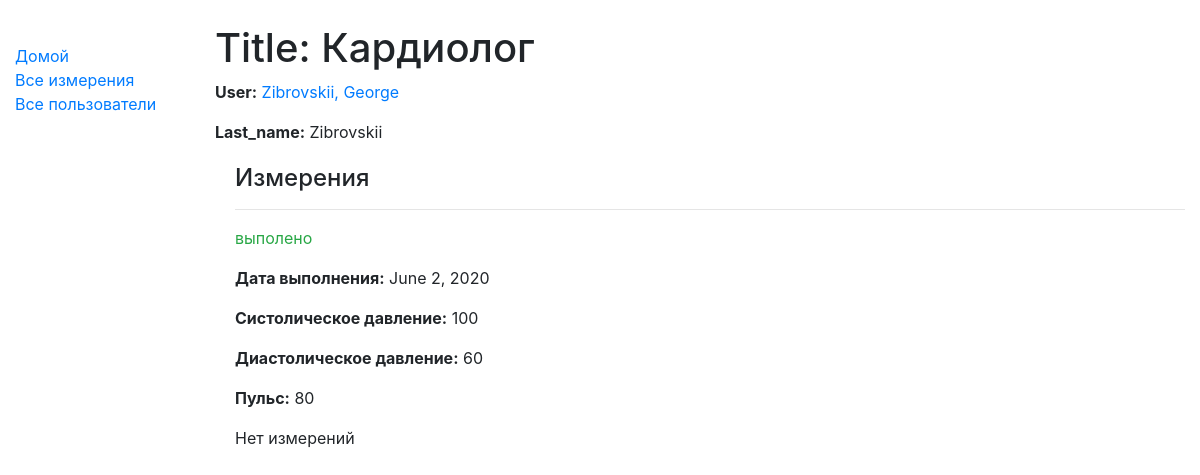
The app's page /catalog/measure/1, older data.
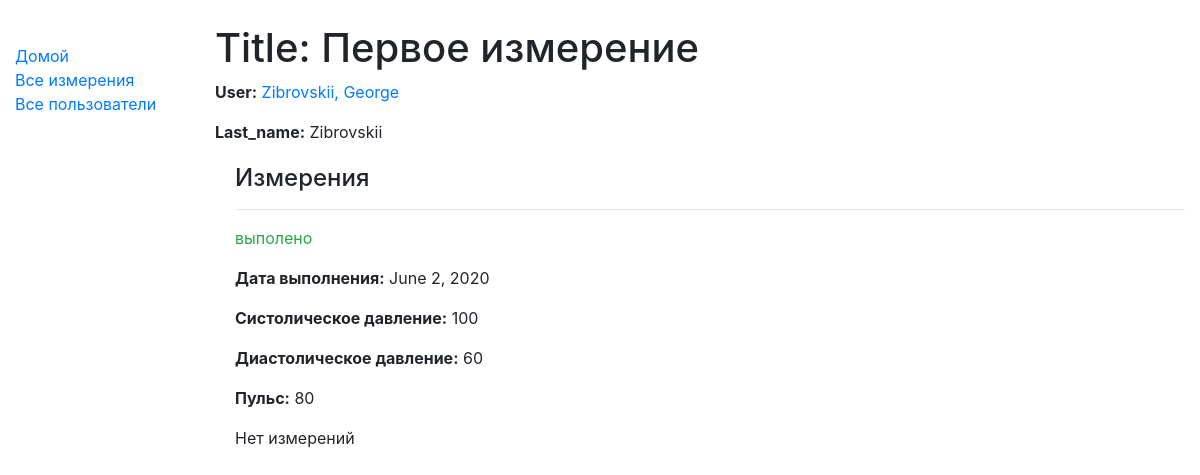
The same page, newer data.
### catalog/models.py (models this page shows, shortened)
class Measure(models.Model):
    title = models.CharField(max_length=100)
    last_name = models.CharField(max_length=100, default='')
    user = models.ForeignKey('User', on_delete=models.SET_NULL, null=True)

class User(models.Model):
    first_name = models.CharField(max_length=100)
    last_name = models.CharField(max_length=100)
    user_login = models.CharField(max_length=100)
    date_of_birth = models.DateField(null=True, blank=True)
    class Meta:
        ordering = ['last_name', 'first_name']
    def __str__(self):
        return '{0}, {1}'.format(self.last_name, self.first_name)

### catalog/views.py (the view)
# urls.py: path('measure/<int:pk>', views.MeasureDetailView.as_view(), name='measure-detail'),
class MeasureDetailView(generic.DetailView):
    model = Measure

### catalog/templates/catalog/measure_detail.html
{% extends "base_generic.html" %}
{% block content %}
<h1>Title: {{ measure.title }}</h1>
<p><strong>User:</strong> <a href="{% url 'user-detail' measure.user.pk %}">{{ measure.user }}</a></p>
<p><strong>Last_name:</strong> {{ measure.last_name }}</p>
<div style="margin-left:20px;margin-top:20px">
    <h4>Измерения</h4>
    {% for copy in measure.usersmeasurement_set.all %}
    <hr>
    <p class="{% if copy.status == 'p' %}text-success{% elif copy.status == 'n' %}text-danger{% else %}text-warning{% endif %}">
        {{ copy.get_status_display }}
    </p>
    {% if copy.status == 'p' %}<p><strong>Дата выполнения:</strong> {{ copy.date_measure }}</p>
    <p><strong>Систолическое давление:</strong> {{ copy.systolic }}</p>
    <p><strong>Диастолическое давление:</strong> {{ copy.dyastolic }}</p>
    <p><strong>Пульс:</strong> {{ copy.pulse }}</p>{% endif %}
    <p>Нет измерений</p>
    {% endfor %}
</div>
{% endblock %}

Row changes from the older to the newer data that the page shows:
changed Measure "Zibrovskii": title "Кардиолог" → "Первое измерение"
